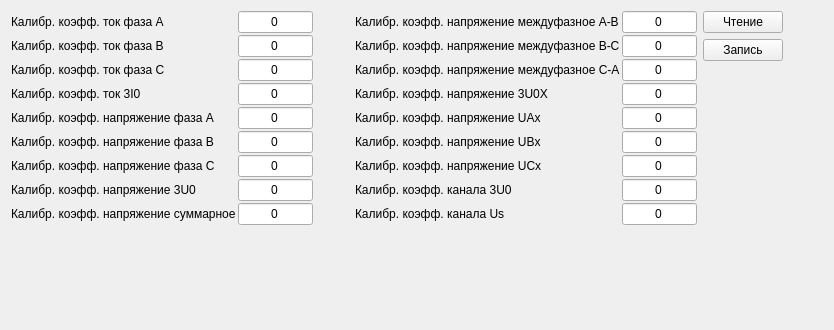
          <widget class="QWidget" name="tabCalibration">
           <attribute name="title">
            <string>Калибровки</string>
           </attribute>
           <layout class="QVBoxLayout" name="verticalLayout_9">
            <item>
             <layout class="QHBoxLayout" name="horizontalLayout_5">
              <item>
               <layout class="QGridLayout" name="gridLayout_6">
                <property name="sizeConstraint">
                 <enum>QLayout::SetMinimumSize</enum>
                </property>
                <property name="spacing">
                 <number>2</number>
                </property>
                <item row="1" column="3">
                 <widget class="QLabel" name="lblTextCalibFactorPowerPhase_B_C">
                  <property name="sizePolicy">
                   <sizepolicy hsizetype="Fixed" vsizetype="Fixed">
                    <horstretch>0</horstretch>
                    <verstretch>0</verstretch>
                   </sizepolicy>
                  </property>
                  <property name="text">
                   <string>Калибр. коэфф. напряжение междуфазное В-С</string>
                  </property>
                  <property name="scaledContents">
                   <bool>true</bool>
                  </property>
                 </widget>
                </item>
                <item row="4" column="3">
                 <widget class="QLabel" name="lblTextCalibFactorPowerUAx">
                  <property name="sizePolicy">
                   <sizepolicy hsizetype="Fixed" vsizetype="Fixed">
                    <horstretch>0</horstretch>
                    <verstretch>0</verstretch>
                   </sizepolicy>
                  </property>
                  <property name="text">
                   <string>Калибр. коэфф. напряжение UAx</string>
                  </property>
                  <property name="scaledContents">
                   <bool>true</bool>
                  </property>
                 </widget>
                </item>
                <item row="5" column="3">
                 <widget class="QLabel" name="lblTextCalibFactorPowerUBx">
                  <property name="sizePolicy">
                   <sizepolicy hsizetype="Fixed" vsizetype="Fixed">
                    <horstretch>0</horstretch>
                    <verstretch>0</verstretch>
                   </sizepolicy>
                  </property>
                  <property name="text">
                   <string>Калибр. коэфф. напряжение UBx</string>
                  </property>
                  <property name="scaledContents">
                   <bool>true</bool>
                  </property>
                 </widget>
                </item>
                <item row="7" column="3">
                 <widget class="QLabel" name="lblTextCalibFactorChannel3U0">
                  <property name="sizePolicy">
                   <sizepolicy hsizetype="Fixed" vsizetype="Fixed">
                    <horstretch>0</horstretch>
                    <verstretch>0</verstretch>
                   </sizepolicy>
                  </property>
                  <property name="text">
                   <string>Калибр. коэфф. канала 3U0</string>
                  </property>
                  <property name="scaledContents">
                   <bool>true</bool>
                  </property>
                 </widget>
                </item>
                <item row="6" column="3">
                 <widget class="QLabel" name="lblTextCalibFactorPowerUCx">
                  <property name="sizePolicy">
                   <sizepolicy hsizetype="Fixed" vsizetype="Fixed">
                    <horstretch>0</horstretch>
                    <verstretch>0</verstretch>
                   </sizepolicy>
                  </property>
                  <property name="text">
                   <string>Калибр. коэфф. напряжение UCx</string>
                  </property>
                  <property name="scaledContents">
                   <bool>true</bool>
                  </property>
                 </widget>
                </item>
                <item row="0" column="3">
                 <widget class="QLabel" name="lblTextCalibFactorPowerPhase_A_B">
                  <property name="sizePolicy">
                   <sizepolicy hsizetype="Fixed" vsizetype="Fixed">
                    <horstretch>0</horstretch>
                    <verstretch>0</verstretch>
                   </sizepolicy>
                  </property>
                  <property name="text">
                   <string>Калибр. коэфф. напряжение междуфазное А-В</string>
                  </property>
                  <property name="scaledContents">
                   <bool>true</bool>
                  </property>
                 </widget>
                </item>
                <item row="3" column="3">
                 <widget class="QLabel" name="lblTextCalibFactorPower3U0x">
                  <property name="sizePolicy">
                   <sizepolicy hsizetype="Fixed" vsizetype="Fixed">
                    <horstretch>0</horstretch>
                    <verstretch>0</verstretch>
                   </sizepolicy>
                  </property>
                  <property name="text">
                   <string>Калибр. коэфф. напряжение 3U0X</string>
                  </property>
                  <property name="scaledContents">
                   <bool>true</bool>
                  </property>
                 </widget>
                </item>
                <item row="1" column="4">
                 <widget class="QLineEdit" name="leTextCalibFactorPowerPhase_B_C">
                  <property name="sizePolicy">
                   <sizepolicy hsizetype="Fixed" vsizetype="Fixed">
                    <horstretch>0</horstretch>
                    <verstretch>0</verstretch>
                   </sizepolicy>
                  </property>
                  <property name="maximumSize">
                   <size>
                    <width>75</width>
                    <height>16777215</height>
                   </size>
                  </property>
                  <property name="text">
                   <string>0</string>
                  </property>
                  <property name="maxLength">
                   <number>6</number>
                  </property>
                  <property name="alignment">
                   <set>Qt::AlignCenter</set>
                  </property>
                 </widget>
                </item>
                <item row="2" column="4">
                 <widget class="QLineEdit" name="leTextCalibFactorPowerPhase_C_A">
                  <property name="sizePolicy">
                   <sizepolicy hsizetype="Fixed" vsizetype="Fixed">
                    <horstretch>0</horstretch>
                    <verstretch>0</verstretch>
                   </sizepolicy>
                  </property>
                  <property name="maximumSize">
                   <size>
                    <width>75</width>
                    <height>16777215</height>
                   </size>
                  </property>
                  <property name="text">
                   <string>0</string>
                  </property>
                  <property name="maxLength">
                   <number>6</number>
                  </property>
                  <property name="alignment">
                   <set>Qt::AlignCenter</set>
                  </property>
                 </widget>
                </item>
                <item row="0" column="4">
                 <widget class="QLineEdit" name="leTextCalibFactorPowerPhase_A_B">
                  <property name="sizePolicy">
                   <sizepolicy hsizetype="Fixed" vsizetype="Fixed">
                    <horstretch>0</horstretch>
                    <verstretch>0</verstretch>
                   </sizepolicy>
                  </property>
                  <property name="maximumSize">
                   <size>
                    <width>75</width>
                    <height>16777215</height>
                   </size>
                  </property>
                  <property name="text">
                   <string>0</string>
                  </property>
                  <property name="maxLength">
                   <number>6</number>
                  </property>
                  <property name="alignment">
                   <set>Qt::AlignCenter</set>
                  </property>
                 </widget>
                </item>
                <item row="6" column="4">
                 <widget class="QLineEdit" name="leTextCalibFactorPowerUCx">
                  <property name="sizePolicy">
                   <sizepolicy hsizetype="Fixed" vsizetype="Fixed">
                    <horstretch>0</horstretch>
                    <verstretch>0</verstretch>
                   </sizepolicy>
                  </property>
                  <property name="maximumSize">
                   <size>
                    <width>75</width>
                    <height>16777215</height>
                   </size>
                  </property>
                  <property name="text">
                   <string>0</string>
                  </property>
                  <property name="maxLength">
                   <number>6</number>
                  </property>
                  <property name="alignment">
                   <set>Qt::AlignCenter</set>
                  </property>
                 </widget>
                </item>
                <item row="3" column="4">
                 <widget class="QLineEdit" name="leTextCalibFactorPower3U0x">
                  <property name="sizePolicy">
                   <sizepolicy hsizetype="Fixed" vsizetype="Fixed">
                    <horstretch>0</horstretch>
                    <verstretch>0</verstretch>
                   </sizepolicy>
                  </property>
                  <property name="maximumSize">
                   <size>
                    <width>75</width>
                    <height>16777215</height>
                   </size>
                  </property>
                  <property name="text">
                   <string>0</string>
                  </property>
                  <property name="maxLength">
                   <number>6</number>
                  </property>
                  <property name="alignment">
                   <set>Qt::AlignCenter</set>
                  </property>
                 </widget>
                </item>
                <item row="8" column="4">
                 <widget class="QLineEdit" name="leTextCalibFactorChannel3Us">
                  <property name="sizePolicy">
                   <sizepolicy hsizetype="Fixed" vsizetype="Fixed">
                    <horstretch>0</horstretch>
                    <verstretch>0</verstretch>
                   </sizepolicy>
                  </property>
                  <property name="maximumSize">
                   <size>
                    <width>75</width>
                    <height>16777215</height>
                   </size>
                  </property>
                  <property name="text">
                   <string>0</string>
                  </property>
                  <property name="maxLength">
                   <number>6</number>
                  </property>
                  <property name="alignment">
                   <set>Qt::AlignCenter</set>
                  </property>
                 </widget>
                </item>
                <item row="7" column="4">
                 <widget class="QLineEdit" name="leTextCalibFactorChannel3U0">
                  <property name="sizePolicy">
                   <sizepolicy hsizetype="Fixed" vsizetype="Fixed">
                    <horstretch>0</horstretch>
                    <verstretch>0</verstretch>
                   </sizepolicy>
                  </property>
                  <property name="maximumSize">
                   <size>
                    <width>75</width>
                    <height>16777215</height>
                   </size>
                  </property>
                  <property name="text">
                   <string>0</string>
                  </property>
                  <property name="maxLength">
                   <number>6</number>
                  </property>
                  <property name="alignment">
                   <set>Qt::AlignCenter</set>
                  </property>
                 </widget>
                </item>
                <item row="4" column="4">
                 <widget class="QLineEdit" name="leTextCalibFactorPowerUAx">
                  <property name="sizePolicy">
                   <sizepolicy hsizetype="Fixed" vsizetype="Fixed">
                    <horstretch>0</horstretch>
                    <verstretch>0</verstretch>
                   </sizepolicy>
                  </property>
                  <property name="maximumSize">
                   <size>
                    <width>75</width>
                    <height>16777215</height>
                   </size>
                  </property>
                  <property name="text">
                   <string>0</string>
                  </property>
                  <property name="maxLength">
                   <number>6</number>
                  </property>
                  <property name="alignment">
                   <set>Qt::AlignCenter</set>
                  </property>
                 </widget>
                </item>
                <item row="5" column="4">
                 <widget class="QLineEdit" name="leTextCalibFactorPowerUBx">
                  <property name="sizePolicy">
                   <sizepolicy hsizetype="Fixed" vsizetype="Fixed">
                    <horstretch>0</horstretch>
                    <verstretch>0</verstretch>
                   </sizepolicy>
                  </property>
                  <property name="maximumSize">
                   <size>
                    <width>75</width>
                    <height>16777215</height>
                   </size>
                  </property>
                  <property name="text">
                   <string>0</string>
                  </property>
                  <property name="maxLength">
                   <number>6</number>
                  </property>
                  <property name="alignment">
                   <set>Qt::AlignCenter</set>
                  </property>
                 </widget>
                </item>
                <item row="3" column="0">
                 <widget class="QLabel" name="lblTextCalibFactorCurrent3I0">
                  <property name="sizePolicy">
                   <sizepolicy hsizetype="Fixed" vsizetype="Fixed">
                    <horstretch>0</horstretch>
                    <verstretch>0</verstretch>
                   </sizepolicy>
                  </property>
                  <property name="text">
                   <string>Калибр. коэфф. ток 3I0</string>
                  </property>
                  <property name="scaledContents">
                   <bool>true</bool>
                  </property>
                 </widget>
                </item>
                <item row="5" column="1">
                 <widget class="QLineEdit" name="leTextCalibFactorPowerPhase_B">
                  <property name="sizePolicy">
                   <sizepolicy hsizetype="Fixed" vsizetype="Fixed">
                    <horstretch>0</horstretch>
                    <verstretch>0</verstretch>
                   </sizepolicy>
                  </property>
                  <property name="maximumSize">
                   <size>
                    <width>75</width>
                    <height>16777215</height>
                   </size>
                  </property>
                  <property name="text">
                   <string>0</string>
                  </property>
                  <property name="maxLength">
                   <number>6</number>
                  </property>
                  <property name="alignment">
                   <set>Qt::AlignCenter</set>
                  </property>
                 </widget>
                </item>
                <item row="6" column="0">
                 <widget class="QLabel" name="lblTextCalibFactorPowerPhase_C">
                  <property name="sizePolicy">
                   <sizepolicy hsizetype="Fixed" vsizetype="Fixed">
                    <horstretch>0</horstretch>
                    <verstretch>0</verstretch>
                   </sizepolicy>
                  </property>
                  <property name="text">
                   <string>Калибр. коэфф. напряжение фаза С</string>
                  </property>
                  <property name="scaledContents">
                   <bool>true</bool>
                  </property>
                 </widget>
                </item>
                <item row="7" column="1">
                 <widget class="QLineEdit" name="leTextCalibFactorPower3I0">
                  <property name="sizePolicy">
                   <sizepolicy hsizetype="Fixed" vsizetype="Fixed">
                    <horstretch>0</horstretch>
                    <verstretch>0</verstretch>
                   </sizepolicy>
                  </property>
                  <property name="maximumSize">
                   <size>
                    <width>75</width>
                    <height>16777215</height>
                   </size>
                  </property>
                  <property name="text">
                   <string>0</string>
                  </property>
                  <property name="maxLength">
                   <number>6</number>
                  </property>
                  <property name="alignment">
                   <set>Qt::AlignCenter</set>
                  </property>
                 </widget>
                </item>
                <item row="7" column="0">
                 <widget class="QLabel" name="lblTextCalibFactorPower3U0">
                  <property name="sizePolicy">
                   <sizepolicy hsizetype="Fixed" vsizetype="Fixed">
                    <horstretch>0</horstretch>
                    <verstretch>0</verstretch>
                   </sizepolicy>
                  </property>
                  <property name="text">
                   <string>Калибр. коэфф. напряжение 3U0</string>
                  </property>
                  <property name="scaledContents">
                   <bool>true</bool>
                  </property>
                 </widget>
                </item>
                <item row="5" column="0">
                 <widget class="QLabel" name="lblTextCalibFactorPowerPhase_B">
                  <property name="sizePolicy">
                   <sizepolicy hsizetype="Fixed" vsizetype="Fixed">
                    <horstretch>0</horstretch>
                    <verstretch>0</verstretch>
                   </sizepolicy>
                  </property>
                  <property name="text">
                   <string>Калибр. коэфф. напряжение фаза В</string>
                  </property>
                  <property name="scaledContents">
                   <bool>true</bool>
                  </property>
                 </widget>
                </item>
                <item row="4" column="0">
                 <widget class="QLabel" name="lblTextCalibFactorPowerPhase_A">
                  <property name="sizePolicy">
                   <sizepolicy hsizetype="Fixed" vsizetype="Fixed">
                    <horstretch>0</horstretch>
                    <verstretch>0</verstretch>
                   </sizepolicy>
                  </property>
                  <property name="text">
                   <string>Калибр. коэфф. напряжение фаза А</string>
                  </property>
                  <property name="scaledContents">
                   <bool>true</bool>
                  </property>
                 </widget>
                </item>
                <item row="4" column="1">
                 <widget class="QLineEdit" name="leTextCalibFactorPowerPhase_A">
                  <property name="sizePolicy">
                   <sizepolicy hsizetype="Fixed" vsizetype="Fixed">
                    <horstretch>0</horstretch>
                    <verstretch>0</verstretch>
                   </sizepolicy>
                  </property>
                  <property name="maximumSize">
                   <size>
                    <width>75</width>
                    <height>16777215</height>
                   </size>
                  </property>
                  <property name="text">
                   <string>0</string>
                  </property>
                  <property name="maxLength">
                   <number>6</number>
                  </property>
                  <property name="alignment">
                   <set>Qt::AlignCenter</set>
                  </property>
                 </widget>
                </item>
                <item row="6" column="1">
                 <widget class="QLineEdit" name="leTextCalibFactorPowerPhase_C">
                  <property name="sizePolicy">
                   <sizepolicy hsizetype="Fixed" vsizetype="Fixed">
                    <horstretch>0</horstretch>
                    <verstretch>0</verstretch>
                   </sizepolicy>
                  </property>
                  <property name="maximumSize">
                   <size>
                    <width>75</width>
                    <height>16777215</height>
                   </size>
                  </property>
                  <property name="text">
                   <string>0</string>
                  </property>
                  <property name="maxLength">
                   <number>6</number>
                  </property>
                  <property name="alignment">
                   <set>Qt::AlignCenter</set>
                  </property>
                 </widget>
                </item>
                <item row="8" column="1">
                 <widget class="QLineEdit" name="leTextCalibFactorPowerTotal">
                  <property name="sizePolicy">
                   <sizepolicy hsizetype="Fixed" vsizetype="Fixed">
                    <horstretch>0</horstretch>
                    <verstretch>0</verstretch>
                   </sizepolicy>
                  </property>
                  <property name="maximumSize">
                   <size>
                    <width>75</width>
                    <height>16777215</height>
                   </size>
                  </property>
                  <property name="text">
                   <string>0</string>
                  </property>
                  <property name="maxLength">
                   <number>6</number>
                  </property>
                  <property name="alignment">
                   <set>Qt::AlignCenter</set>
                  </property>
                 </widget>
                </item>
                <item row="3" column="1">
                 <widget class="QLineEdit" name="leTextCalibFactorCurrent3I0">
                  <property name="sizePolicy">
                   <sizepolicy hsizetype="Fixed" vsizetype="Fixed">
                    <horstretch>0</horstretch>
                    <verstretch>0</verstretch>
                   </sizepolicy>
                  </property>
                  <property name="maximumSize">
                   <size>
                    <width>75</width>
                    <height>16777215</height>
                   </size>
                  </property>
                  <property name="text">
                   <string>0</string>
                  </property>
                  <property name="maxLength">
                   <number>6</number>
                  </property>
                  <property name="alignment">
                   <set>Qt::AlignCenter</set>
                  </property>
                 </widget>
                </item>
                <item row="8" column="0">
                 <widget class="QLabel" name="lblTextCalibFactorPowerTotal">
                  <property name="sizePolicy">
                   <sizepolicy hsizetype="Fixed" vsizetype="Fixed">
                    <horstretch>0</horstretch>
                    <verstretch>0</verstretch>
                   </sizepolicy>
                  </property>
                  <property name="text">
                   <string>Калибр. коэфф. напряжение суммарное</string>
                  </property>
                  <property name="scaledContents">
                   <bool>true</bool>
                  </property>
                 </widget>
                </item>
                <item row="0" column="0">
                 <widget class="QLabel" name="lblTextCalibFactorCurrentPhase_A">
                  <property name="sizePolicy">
                   <sizepolicy hsizetype="Fixed" vsizetype="Fixed">
                    <horstretch>0</horstretch>
                    <verstretch>0</verstretch>
                   </sizepolicy>
                  </property>
                  <property name="text">
                   <string>Калибр. коэфф. ток фаза А</string>
                  </property>
                  <property name="scaledContents">
                   <bool>true</bool>
                  </property>
                 </widget>
                </item>
                <item row="1" column="0">
                 <widget class="QLabel" name="lblTextCalibFactorCurrentPhase_B">
                  <property name="sizePolicy">
                   <sizepolicy hsizetype="Fixed" vsizetype="Fixed">
                    <horstretch>0</horstretch>
                    <verstretch>0</verstretch>
                   </sizepolicy>
                  </property>
                  <property name="text">
                   <string>Калибр. коэфф. ток фаза В</string>
                  </property>
                  <property name="scaledContents">
                   <bool>true</bool>
                  </property>
                 </widget>
                </item>
                <item row="0" column="1">
                 <widget class="QLineEdit" name="leTextCalibFactorCurrentPhase_A">
                  <property name="sizePolicy">
                   <sizepolicy hsizetype="Fixed" vsizetype="Fixed">
                    <horstretch>0</horstretch>
                    <verstretch>0</verstretch>
                   </sizepolicy>
                  </property>
                  <property name="maximumSize">
                   <size>
                    <width>75</width>
                    <height>16777215</height>
                   </size>
                  </property>
                  <property name="text">
                   <string>0</string>
                  </property>
                  <property name="maxLength">
                   <number>6</number>
                  </property>
                  <property name="alignment">
                   <set>Qt::AlignCenter</set>
                  </property>
                 </widget>
                </item>
                <item row="1" column="1">
                 <widget class="QLineEdit" name="leTextCalibFactorCurrentPhase_B">
                  <property name="sizePolicy">
                   <sizepolicy hsizetype="Fixed" vsizetype="Fixed">
                    <horstretch>0</horstretch>
                    <verstretch>0</verstretch>
                   </sizepolicy>
                  </property>
                  <property name="maximumSize">
                   <size>
                    <width>75</width>
                    <height>16777215</height>
                   </size>
                  </property>
                  <property name="text">
                   <string>0</string>
                  </property>
                  <property name="maxLength">
                   <number>6</number>
                  </property>
                  <property name="alignment">
                   <set>Qt::AlignCenter</set>
                  </property>
                 </widget>
                </item>
                <item row="2" column="0">
                 <widget class="QLabel" name="lblTextCalibFactorCurrentPhase_C">
                  <property name="sizePolicy">
                   <sizepolicy hsizetype="Fixed" vsizetype="Fixed">
                    <horstretch>0</horstretch>
                    <verstretch>0</verstretch>
                   </sizepolicy>
                  </property>
                  <property name="text">
                   <string>Калибр. коэфф. ток фаза С</string>
                  </property>
                  <property name="scaledContents">
                   <bool>true</bool>
                  </property>
                 </widget>
                </item>
                <item row="2" column="1">
                 <widget class="QLineEdit" name="leTextCalibFactorCurrentPhase_C">
                  <property name="sizePolicy">
                   <sizepolicy hsizetype="Fixed" vsizetype="Fixed">
                    <horstretch>0</horstretch>
                    <verstretch>0</verstretch>
                   </sizepolicy>
                  </property>
                  <property name="maximumSize">
                   <size>
                    <width>75</width>
                    <height>16777215</height>
                   </size>
                  </property>
                  <property name="text">
                   <string>0</string>
                  </property>
                  <property name="maxLength">
                   <number>6</number>
                  </property>
                  <property name="alignment">
                   <set>Qt::AlignCenter</set>
                  </property>
                 </widget>
                </item>
                <item row="2" column="3">
                 <widget class="QLabel" name="lblTextCalibFactorPowerPhase_C_A">
                  <property name="sizePolicy">
                   <sizepolicy hsizetype="Fixed" vsizetype="Fixed">
                    <horstretch>0</horstretch>
                    <verstretch>0</verstretch>
                   </sizepolicy>
                  </property>
                  <property name="text">
                   <string>Калибр. коэфф. напряжение междуфазное С-А</string>
                  </property>
                  <property name="scaledContents">
                   <bool>true</bool>
                  </property>
                 </widget>
                </item>
                <item row="8" column="3">
                 <widget class="QLabel" name="lblTextCalibFactorChannel3Us">
                  <property name="sizePolicy">
                   <sizepolicy hsizetype="Fixed" vsizetype="Fixed">
                    <horstretch>0</horstretch>
                    <verstretch>0</verstretch>
                   </sizepolicy>
                  </property>
                  <property name="text">
                   <string>Калибр. коэфф. канала Us</string>
                  </property>
                  <property name="scaledContents">
                   <bool>true</bool>
                  </property>
                 </widget>
                </item>
                <item row="0" column="2">
                 <spacer name="horizontalSpacer_8">
                  <property name="orientation">
                   <enum>Qt::Horizontal</enum>
                  </property>
                  <property name="sizeHint" stdset="0">
                   <size>
                    <width>40</width>
                    <height>20</height>
                   </size>
                  </property>
                 </spacer>
                </item>
               </layout>
              </item>
              <item>
               <layout class="QVBoxLayout" name="verticalLayout_6">
                <item>
                 <widget class="QPushButton" name="pbtnReadCalibration">
                  <property name="text">
                   <string>Чтение</string>
                  </property>
                 </widget>
                </item>
                <item>
                 <widget class="QPushButton" name="pbtnWriteCalibration">
                  <property name="text">
                   <string>Запись</string>
                  </property>
                 </widget>
                </item>
                <item>
                 <spacer name="verticalSpacer_3">
                  <property name="orientation">
                   <enum>Qt::Vertical</enum>
                  </property>
                  <property name="sizeHint" stdset="0">
                   <size>
                    <width>20</width>
                    <height>40</height>
                   </size>
                  </property>
                 </spacer>
                </item>
               </layout>
              </item>
              <item>
               <spacer name="horizontalSpacer_7">
                <property name="orientation">
                 <enum>Qt::Horizontal</enum>
                </property>
                <property name="sizeHint" stdset="0">
                 <size>
                  <width>40</width>
                  <height>20</height>
                 </size>
                </property>
               </spacer>
              </item>
             </layout>
            </item>
            <item>
             <spacer name="verticalSpacer_4">
              <property name="orientation">
               <enum>Qt::Vertical</enum>
              </property>
              <property name="sizeHint" stdset="0">
               <size>
                <width>20</width>
                <height>94</height>
               </size>
              </property>
             </spacer>
            </item>
           </layout>
          </widget>
